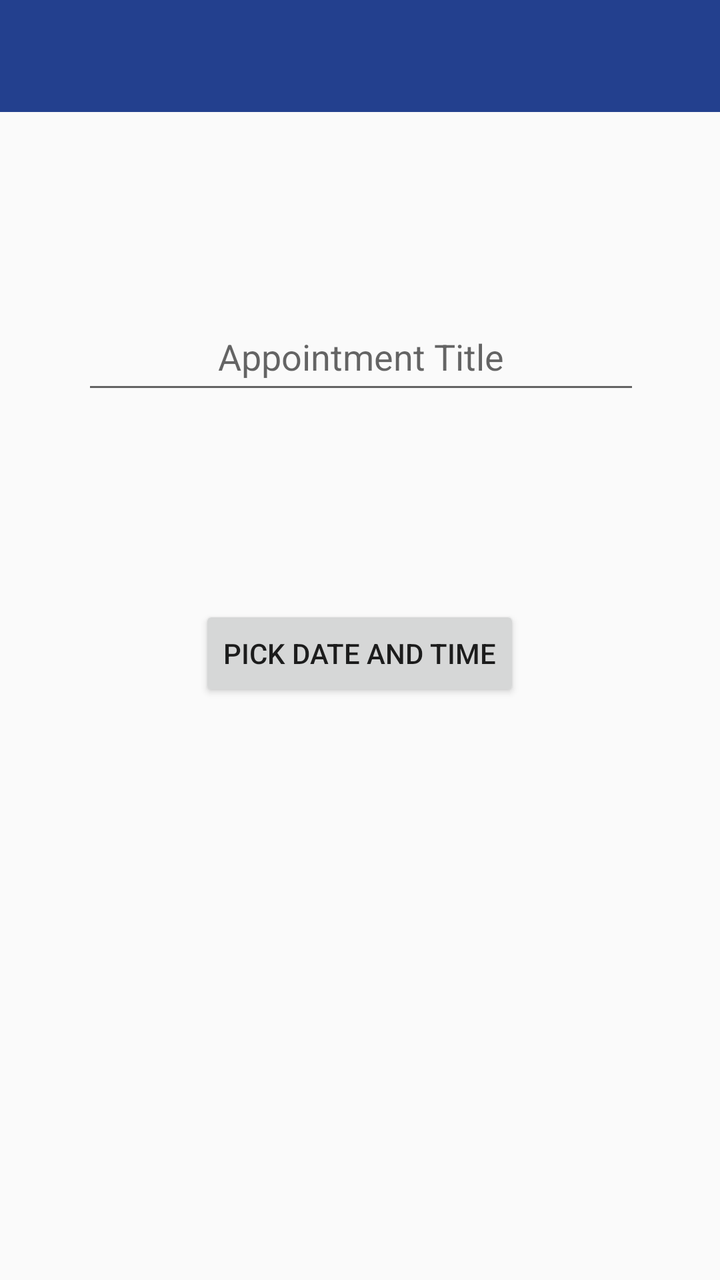
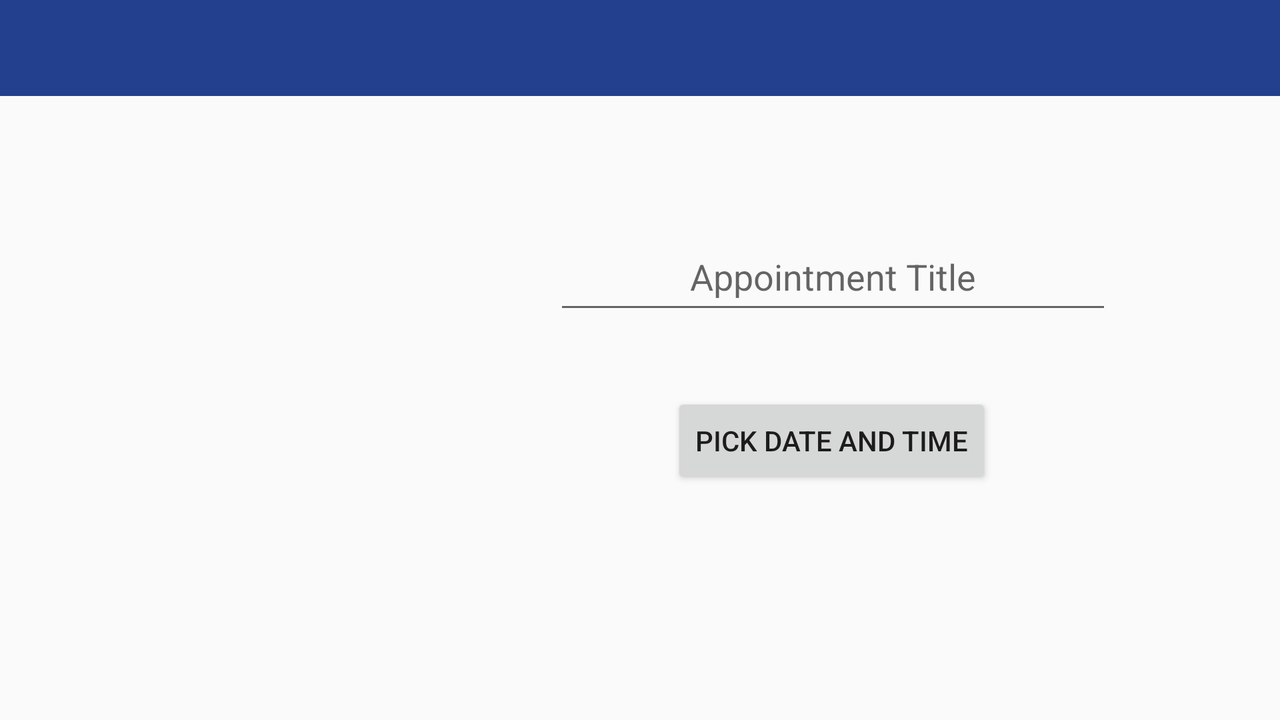

Compare how this app lays out the same screen by default and in its alternative resource folder. The renders come first, then the two layout files and the values they reference.
<!-- AndroidManifest.xml: application theme AppTheme -->
<!-- res/layout/activity_newappointments.xml -->
<?xml version="1.0" encoding="utf-8"?>
<androidx.constraintlayout.widget.ConstraintLayout xmlns:android="http://schemas.android.com/apk/res/android"
    xmlns:app="http://schemas.android.com/apk/res-auto"
    xmlns:tools="http://schemas.android.com/tools"
    android:layout_width="match_parent"
    android:layout_height="match_parent"
    tools:context=".NewAppointments">

    <com.google.android.material.appbar.AppBarLayout
        android:id="@+id/appBar"
        android:layout_width="match_parent"
        android:layout_height="wrap_content"
        android:theme="@style/ThemeOverlay.AppCompat.Dark"
        app:layout_constraintEnd_toEndOf="parent"
        app:layout_constraintStart_toStartOf="parent"
        app:layout_constraintTop_toTopOf="parent">

        <include
            android:id="@+id/toolbar"
            layout="@layout/custom_toolbar_layout" />

    </com.google.android.material.appbar.AppBarLayout><![CDATA[>





    ]]>

    <Button
        android:id="@+id/btnPick"
        android:layout_width="wrap_content"
        android:layout_height="wrap_content"
        android:layout_centerHorizontal="true"
        android:layout_marginEnd="100dp"
        android:layout_marginRight="100dp"
        android:text="Pick Date and TIme"
        app:layout_constraintBottom_toBottomOf="parent"
        app:layout_constraintEnd_toEndOf="parent"
        app:layout_constraintTop_toBottomOf="@+id/etAptTitle"
        app:layout_constraintVertical_bias="0.258" />

    <TextView
        android:id="@+id/textView"
        android:layout_width="wrap_content"
        android:layout_height="wrap_content"
        android:layout_centerInParent="true"
        android:textSize="16sp"
        android:textStyle="bold"/>

    <EditText
        android:id="@+id/etAptTitle"
        android:layout_width="279dp"
        android:layout_height="46dp"
        android:layout_marginTop="36dp"
        android:ems="10"
        android:gravity="center_horizontal"
        android:hint="Appointment Title"
        android:inputType="textPersonName"
        app:layout_constraintEnd_toEndOf="parent"
        app:layout_constraintHorizontal_bias="0.506"
        app:layout_constraintStart_toStartOf="parent"
        app:layout_constraintTop_toBottomOf="@+id/imageView5" />

    <ImageView
        android:id="@+id/imageView5"
        android:layout_width="wrap_content"
        android:layout_height="wrap_content"
        android:layout_marginTop="64dp"
        app:layout_constraintEnd_toEndOf="parent"
        app:layout_constraintStart_toStartOf="parent"
        app:layout_constraintTop_toBottomOf="@+id/appBar"
        app:srcCompat="@drawable/aptimg" />

</androidx.constraintlayout.widget.ConstraintLayout>
<!-- res/layout/custom_toolbar_layout.xml (included above) -->
<?xml version="1.0" encoding="utf-8"?>
<androidx.appcompat.widget.Toolbar
    android:layout_width="match_parent"
    android:layout_height="?attr/actionBarSize"
    android:background="@color/colorPrimaryBlue"
    app:popupTheme="@style/ThemeOverlay.AppCompat.Dark"
    xmlns:android="http://schemas.android.com/apk/res/android"
    xmlns:app="http://schemas.android.com/apk/res-auto" />
<!-- resources referenced by this layout -->
<resources>
  <color name="colorPrimaryBlue">#23408e</color>
  <style name="AppTheme" parent="Theme.AppCompat.Light.NoActionBar">
          
          <item name="colorPrimary">@color/colorPrimaryBlue</item>
  
      </style>
</resources>
<!-- res/layout-land/activity_newappointments.xml (the author's variant of the layout above) -->
<!-- drawn on the phone turned sideways -->
<?xml version="1.0" encoding="utf-8"?>
<androidx.constraintlayout.widget.ConstraintLayout xmlns:android="http://schemas.android.com/apk/res/android"
    xmlns:app="http://schemas.android.com/apk/res-auto"
    xmlns:tools="http://schemas.android.com/tools"
    android:layout_width="match_parent"
    android:layout_height="match_parent"
    tools:context=".NewAppointments">

    <com.google.android.material.appbar.AppBarLayout
        android:id="@+id/appBar"
        android:layout_width="match_parent"
        android:layout_height="wrap_content"
        android:theme="@style/ThemeOverlay.AppCompat.Dark"
        app:layout_constraintEnd_toEndOf="parent"
        app:layout_constraintStart_toStartOf="parent"
        app:layout_constraintTop_toTopOf="parent">

        <include
            android:id="@+id/toolbar"
            layout="@layout/custom_toolbar_layout" />

    </com.google.android.material.appbar.AppBarLayout><![CDATA[>



























    ]]>

    <Button
        android:id="@+id/btnPick"
        android:layout_width="wrap_content"
        android:layout_height="wrap_content"
        android:layout_centerHorizontal="true"
        android:layout_marginEnd="144dp"
        android:layout_marginRight="144dp"
        android:text="Pick Date and TIme"
        app:layout_constraintBottom_toBottomOf="parent"
        app:layout_constraintEnd_toEndOf="parent"
        app:layout_constraintTop_toBottomOf="@+id/etAptTitle"
        app:layout_constraintVertical_bias="0.228" />

    <TextView
        android:id="@+id/textView"
        android:layout_width="wrap_content"
        android:layout_height="wrap_content"
        android:layout_centerInParent="true"
        android:textSize="16sp"
        android:textStyle="bold"/>

    <EditText
        android:id="@+id/etAptTitle"
        android:layout_width="279dp"
        android:layout_height="46dp"
        android:layout_marginTop="68dp"
        android:layout_marginEnd="84dp"
        android:layout_marginRight="84dp"
        android:ems="10"
        android:gravity="center_horizontal"
        android:hint="Appointment Title"
        android:inputType="textPersonName"
        app:layout_constraintEnd_toEndOf="parent"
        app:layout_constraintTop_toBottomOf="@+id/appBar" />

    <ImageView
        android:id="@+id/imageView5"
        android:layout_width="wrap_content"
        android:layout_height="wrap_content"
        android:layout_marginTop="24dp"
        app:layout_constraintBottom_toBottomOf="parent"
        app:layout_constraintStart_toStartOf="parent"
        app:layout_constraintTop_toBottomOf="@+id/appBar"
        app:layout_constraintVertical_bias="0.237"
        app:srcCompat="@drawable/aptimg" />

</androidx.constraintlayout.widget.ConstraintLayout>
